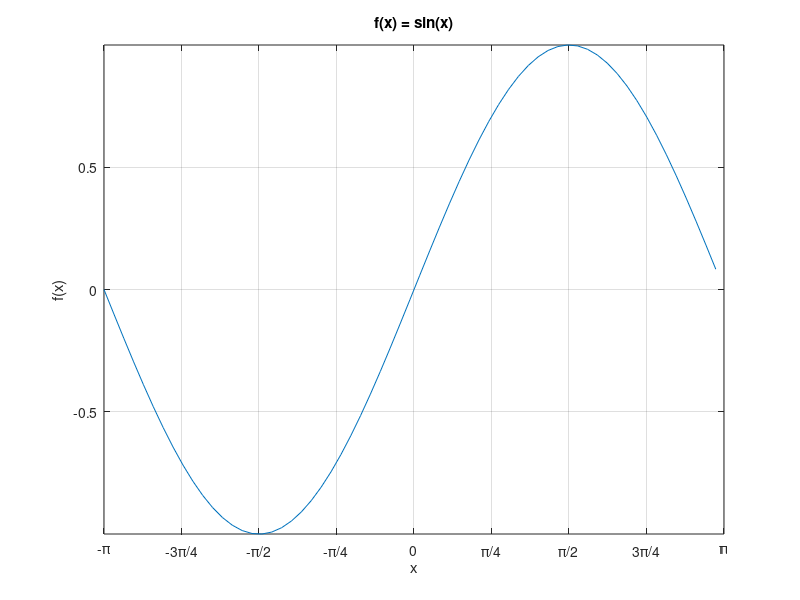
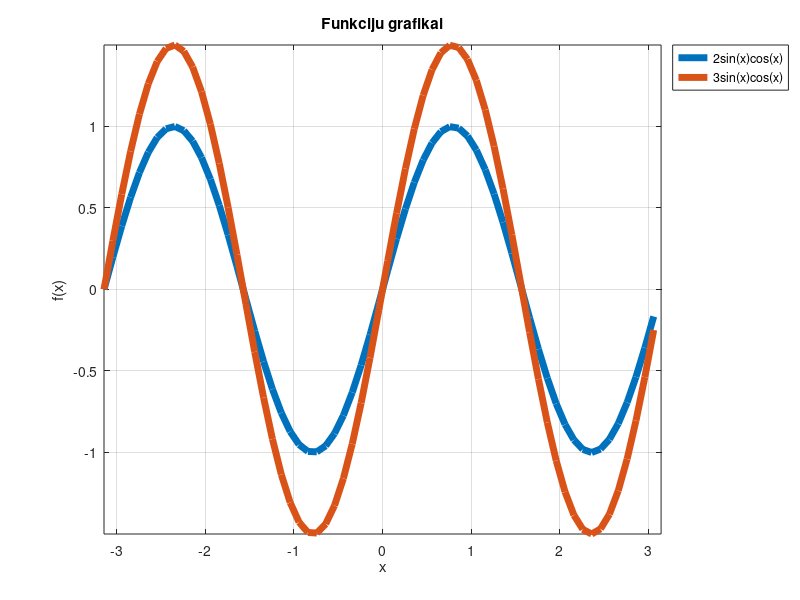
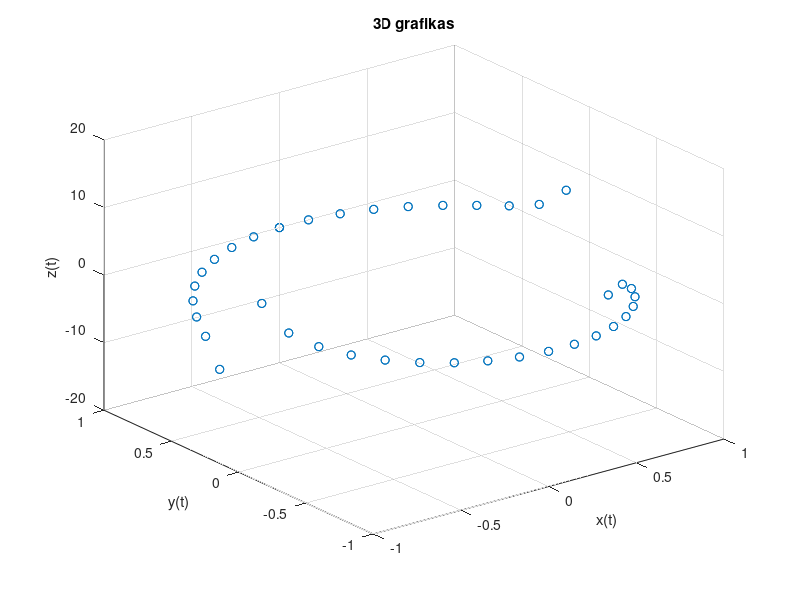
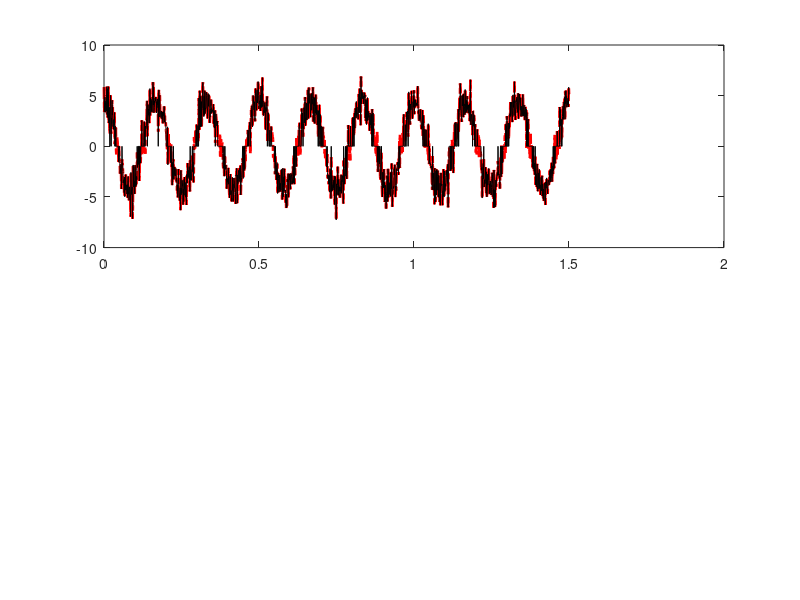

Write the MATLAB code that produced these figures, in order. (Note: this script raises an error after producing the figures.)
%% Ilja Katiuzinskij 2026-09-28 var.6
%% 1
%% a
x = -pi:0.1:pi;
y = sin(x);
figure
plot(x,y)
axis([-pi pi min(y) max(y)])
xticks(-pi:pi/4:pi)
xticklabels({'-\pi','-3\pi/4','-\pi/2','-\pi/4','0','\pi/4','\pi/2','3\pi/4','\pi'})
title('f(x) = sin(x)')
xlabel('x')
ylabel('f(x)')
grid on
%% b
figure
y1 = 2*sin(x).*cos(x);
y2 = 3*sin(x).*cos(x);
plot(x,y1,'LineWidth',5)
hold on
plot(x,y2,'LineWidth',5)
hold off
axis([-pi pi min([y1 y2]) max([y1 y2])])
title('Funkciju grafikai')
xlabel('x')
ylabel('f(x)')
legend('2sin(x)cos(x)','3sin(x)cos(x)','Location','northeastoutside')
grid on
%% 2
t = 0:pi/20:4*pi;
x = sin(t);
y = cos(t);
z = tan(t);
figure
plot3(x,y,z,'o')
zlim([-20 20])
xlabel('x(t)')
ylabel('y(t)')
zlabel('z(t)')
title('3D grafikas')
grid on
%% Papildoma uzduotis
% Duomenys is 2 laboratorinio darbo 3 uzduoties
A = 4.5;
f = 6;
sigma = 1;
U1 = 3;
U2 = 1.5;
t = 0:0.001:1.5;
s = A*cos(2*pi*f*t);
n = sigma*randn(size(t));
s = s + n;
s_filt = s;
s_filt(abs(s_filt) < U2) = 0;
figure
% a
subplot(2,1,1)
plot(t,s,'r-.','LineWidth',2)
hold on
plot(t,s_filt,'k-','LineWidth',0.5)
yline(U1,'y-','LineWidth',2)
yline(-U1,'y-','LineWidth',2)
yline(U2,'y-','LineWidth',2)
yline(-U2,'y-','LineWidth',2)
title('Pradinis ir filtruotas signalai','Color',[0.5 0 1],'FontSize',14)
xlabel('Laikas, s')
ylabel('Itampa, V')
axis([min(t) max(t) min(s)-1 max(s)+1])
legend('Pradinis signalas','Filtruotas signalas','U1','-U1','U2','-U2','Location','northeastoutside')
grid on
% b
subplot(2,1,2)
ind = find(s > U1);
stem(t(ind),s(ind))
hold on
did_ind = find(s == max(s));
maz_ind = find(s == min(s));
plot(t(did_ind),s(did_ind),'gs','MarkerSize',12,'LineWidth',2)
plot(t(maz_ind),s(maz_ind),'ks','MarkerSize',12,'LineWidth',2,'MarkerFaceColor','w')
title('Signalo reiksmes virsijancios U1','Color',[0.5 0 1],'FontSize',14)
xlabel('Laikas, s')
ylabel('Itampa, V')
axis([min(t) max(t) min(s)-1 max(s)+1])
legend('s > U1','Maksimali reiksme','Minimali reiksme','Location','northeastoutside')
grid on
